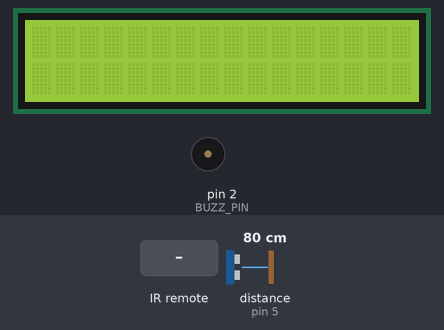
This sketch was run on a simulated Arduino Uno, built with avr-gcc and run on an emulated ATmega328P. Parts: 16×2 character LCD, buzzer (waves = sounding, pin HIGH). Inputs (shaded band) come from the test bench; at power-on: distance to the obstacle (sensor on pin 5) 80 cm. The echo pulse lasts 58.3 µs per cm.

Above: at 1.2 s.
1.3 s: distance to the obstacle (sensor on pin 5) set to 9 cm
At 2.6 s:
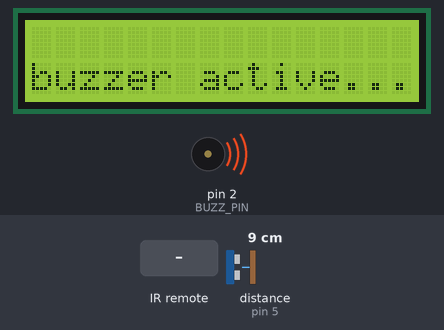
4.3 s: infrared code 0xFFA25D received
At 4.45 s:
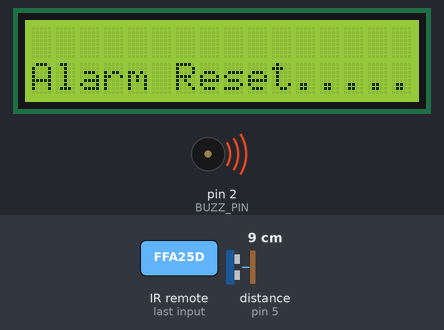
Timing chart, 0 to 7.3 s (numbered marks = the images above; inputs shaded):
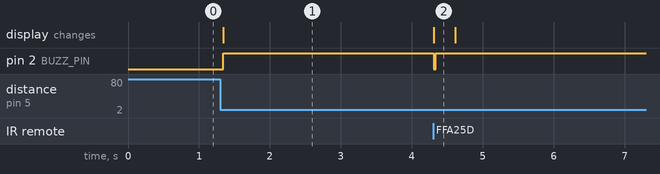

The sketch:

proximity-sensor.ino
```cpp
/*
This project creates a small proximity sensor. If an object is 50 cm or less from the ultrasonic sensor module, a buzzer will
sound and an LCD will update. When the power button is pressed on the IR remote, the alarm will reset, the LCD will
update to confirm the alarm reset, and the buzzer will stop making sound.

By: Matthew Vrbka
3/3/3035

Some code was copied from previous projects (i.e. handling IR input)

ChatGPT link (I asked it for some ideas and a bit of advice):
https://chatgpt.com/share/67c63189-a89c-800e-bf64-0d46131e21db

*/


#include <LiquidCrystal.h> //library for the screen
#include "IRremote.h" // library for the IR sensor
#include "SR04.h" // library for the SR04 (ultrasonic sensor)

int TRIG_PIN = 5;
int ECHO_PIN  = 6;
int BUZZ_PIN = 2;
int receiver = 3;
LiquidCrystal lcd(7, 8, 9, 10, 11, 12);
bool alarmActive;

SR04 sr04 = SR04(ECHO_PIN,TRIG_PIN);

IRrecv irrecv(receiver);
decode_results results;

void translateIR() {
  switch(results.value) {
    case 0xFFA25D: //power button
    lcd.setCursor(0, 1);
    lcd.print("Alarm Reset...");
    alarmActive = false;
     break;

    default: // all other buttons
    lcd.print("Invalid Command");
    break;
  }
}

void setup() {
  // put your setup code here, to run once:
  lcd.begin(16 , 2);
  pinMode(BUZZ_PIN, OUTPUT);
  irrecv.enableIRIn(); // Start the receiver for alarm resets


}

void loop() {
  // put your main code here, to run repeatedly:
  lcd.setCursor(0, 1);
if (sr04.Distance() <= 50) { // 50cm or less
  alarmActive = true;
  lcd.print("Alarm triggered");
  lcd.setCursor(0, 1);
  lcd.print("buzzer active...");
    }
if (alarmActive)
 {
    digitalWrite(BUZZ_PIN, HIGH);

    if (irrecv.decode(&results)) { //once we get a signal
    translateIR();
    irrecv.resume(); // receive the next value
    }


 }
if (!alarmActive) {
  digitalWrite(BUZZ_PIN, LOW);
    }
}
```

Measured:
- after the input at 1.3 s, pin 2 (BUZZ_PIN): LOW → HIGH at once; the display: changes at once (image 1)
- after the input at 4.3 s, pin 2 (BUZZ_PIN): HIGH → LOW at once, → HIGH 0.03 s later; the display: changes at once (image 2)
